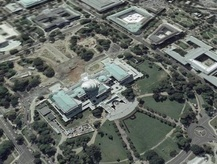
%> input picture HW3-Homography/data/wdc1.jpg, 217 x 164 px, shrunk from 400 x 302 before the run
$ octave testWarp.m   (GNU Octave 9; MATLAB toolbox functions it lacks are replaced by stand-ins)
%> lines starting %> are read from the running program, lines starting %| are printed output that depends on the picture
### HW3-Homography/M1522001000_HW3_2013-11415/matlab/computeH.m
function [H] = computeH(t1, t2)
%compute homography matrix H using least squre ||At - 0||
% output homography's Frobenius norm would be 0.
% t1, t2: 2XN matrix holding pairs of points.
    N = size(t1, 2);
    t1_add1 = [t1; ones(1, N)];
    % contsructing front of A
    A_f = zeros(2*N,6);
    for i=1:N
        t1_tmp = t1_add1(:,i)';
        A_f(2*i-1:2*i,:) = [t1_tmp, 0, 0, 0 ; 0, 0, 0, t1_tmp];
    end
    % constructing tail of A
    A_tmp = zeros(2*N, N);
    for i=1:N
        A_tmp(2*i-1:2*i,i) = t2(:,i);
    end
    A_t = -(A_tmp * t1_add1');
    % calculate eigenvector of A'A having smallest eigenvalue magnitude
    A = [A_f, A_t];
    target = A'*A;
    [h_hat d] = eigs(target, 1, 'sm');
    % normalization to have 0 frobenius norm
    H = reshape(h_hat, [3,3])';
    normf = norm(H, 'fro');
    if normf ~= 0
        H = H / norm(H, 'fro');
    end
end

### HW3-Homography/M1522001000_HW3_2013-11415/matlab/warpFrame.m
function [warp_wh, merge_wh, warp_rel, merge_rel] = warpFrame(img_mov, img_ref, H)
%make new frame for img warping according to H
    % compute warped vertex
    [h w] = size(img_mov(:, :, 1));
    vertex_mov = [1 w w 1; h h 1 1; 1 1 1 1];
    vertex_warp = H * vertex_mov;
    vertex_norm = zeros(2, 4);
    for i=1:4
        vertex_norm(:,i) = vertex_warp(1:2,i) / vertex_warp(3,i);
    end
    % construct warp frame
    warp_max = max(vertex_norm');
    warp_min = min(vertex_norm');
    warp_wh = int64(warp_max - warp_min);
    warp_rel = [1 1] - warp_min;

    % contsruct merge frame
    [h w] = size(img_ref(:, :, 1));
    vertex_ref = [1 w w 1; h h 1 1];
    vertex_total = [vertex_norm vertex_ref];
    merge_max = max(vertex_total');
    merge_min = min(vertex_total');
    merge_wh = int64(merge_max - merge_min);

    merge_rel = int64([1 1] - merge_min);
end

### HW3-Homography/M1522001000_HW3_2013-11415/matlab/warpImage.m
function [Iwarp, Imerge] = warpImage(Iin, Iref, H)
%warping image
%   Iin: input image
%   Iref: reference image
%   H: Homography
%   Iwarp: img that input image warped to be in the frame of ref img.
%   Imerge: a single mosaci image with a larger filed of view.
    % construct frame
    [warp_wh, merge_wh, warp_rel, merge_rel] = warpFrame(Iin, Iref, H);
    Iwarp = zeros(warp_wh(2), warp_wh(1), 3);
    Imerge = zeros(merge_wh(2), merge_wh(1), 3);
    H_pinv = pinv(H);

    % fill warp image
    [h w] = size(Iin(:,:,1));
    for i=1:warp_wh(2)
        for j=1:warp_wh(1)
            cord_orig = H_pinv * double([j - warp_rel(1);i - warp_rel(2);1]);
            cord_norm = cord_orig(1:2) / cord_orig(3);
            if (cord_norm(1) < 1) || (cord_norm(1) > w) || (cord_norm(2) < 1) || (cord_norm(2) > h)
                Iwarp(i,j,:) = 0;
            else
                Iwarp(i,j,:) = Iin(uint64(cord_norm(2)), uint64(cord_norm(1)), :);
            end
        end
    end
    % normalize matrix
    pixels = size(Iwarp(:,:,1),1) * size(Iwarp(:,:,1),2);
    Iwarp(:,:,1) = Iwarp(:,:,1) ./ max(reshape(Iwarp(:,:,1),[1 pixels]));
    Iwarp(:,:,2) = Iwarp(:,:,2) ./ max(reshape(Iwarp(:,:,2),[1 pixels]));
    Iwarp(:,:,3) = Iwarp(:,:,3) ./ max(reshape(Iwarp(:,:,3),[1 pixels]));

    % fill merge image
    [h w] = size(Iin(:,:,1));
    [h_r w_r] = size(Iref(:,:,1));
    for i=1:merge_wh(2)
        for j=1:merge_wh(1)
            if (i > merge_rel(2)) && (i <= merge_rel(2) + h_r) && (j > merge_rel(1)) && (j <= merge_rel(1) + w_r)
                Imerge(i,j,:) = Iref(i - merge_rel(2), j - merge_rel(1), :);
            else
                cord_orig = H_pinv * double([j - merge_rel(1);i - merge_rel(2);1]);
                cord_norm = cord_orig(1:2) / cord_orig(3);
                if (cord_norm(1) < 1) || (cord_norm(1) > w) || (cord_norm(2) < 1) || (cord_norm(2) > h)
                    Imerge(i,j,:) = 0;
                else
                    Imerge(i,j,:) = Iin(uint64(cord_norm(2)), uint64(cord_norm(1)), :);
                end
            end
        end
    end
    % normalize matrix
    pixels = size(Imerge(:,:,1),1) * size(Imerge(:,:,1),2);
    Imerge(:,:,1) = Imerge(:,:,1) ./ max(reshape(Imerge(:,:,1),[1 pixels]));
    Imerge(:,:,2) = Imerge(:,:,2) ./ max(reshape(Imerge(:,:,2),[1 pixels]));
    Imerge(:,:,3) = Imerge(:,:,3) ./ max(reshape(Imerge(:,:,3),[1 pixels]));
end

### HW3-Homography/M1522001000_HW3_2013-11415/matlab/testWarp.m
% testing warpImage for wdc
wdc1 = imread('wdc1.jpg');
%> wdc1 is the input picture: size 164x217x3 uint8; mean R, G, B 99.9, 105.4, 99.9
wdc2 = imread('wdc2.jpg');
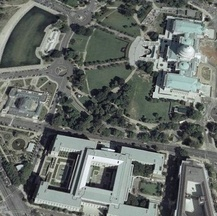
%> input picture HW3-Homography/data/wdc2.jpg, 217 x 216 px, shrunk from 400 x 399 before the run
%> wdc2 is the input picture: size 216x217x3 uint8; mean R, G, B 103.2, 108.7, 104.2
load ./points.mat
H_wdc = computeH(points1', points2');

%%
Iin = wdc1;
Iref = wdc2;
H = H_wdc;

    [warp_wh, merge_wh, warp_rel, merge_rel] = warpFrame(Iin, Iref, H);
%> in warpFrame, `[h w] = size(img_mov(:, :, 1));`: h = 164; w = 217
%> in warpFrame, `vertex_mov = [1 w w 1; h h 1 1; 1 1 1 1];`: vertex_mov = [1 217 217 1; 164 164 1 1; 1 1 1 1]
%> in warpFrame, `vertex_warp = H * vertex_mov;`: vertex_warp = [-0.943 -0.53 -0.565 -0.978; -0.0323 -0.214 -0.382 -0.2; -0.00212 -0.00178 -0.000868 -0.00121]
%> after the loop in warpFrame, `for i=1:4`: vertex_norm = [443.9 297.3 650.6 808.5; 15.19 120 439.7 165.4]
%> in warpFrame, `warp_max = max(vertex_norm');`: warp_max = [808.5 439.7]
%> in warpFrame, `warp_min = min(vertex_norm');`: warp_min = [297.3 15.19]
%> in warpFrame, `warp_wh = int64(warp_max - warp_min);`: warp_wh = [511 424]
%> in warpFrame, `warp_rel = [1 1] - warp_min;`: warp_rel = [-296.3 -14.19]
%> in warpFrame, `[h w] = size(img_ref(:, :, 1));`: h = 216
%> in warpFrame, `vertex_ref = [1 w w 1; h h 1 1];`: vertex_ref = [1 217 217 1; 216 216 1 1]
%> in warpFrame, `vertex_total = [vertex_norm vertex_ref];`: vertex_total = [443.9 297.3 650.6 808.5 1 217 217 1; 15.19 120 439.7 165.4 216 216 1 1]
%> in warpFrame, `merge_max = max(vertex_total');`: merge_max = [808.5 439.7]
%> in warpFrame, `merge_min = min(vertex_total');`: merge_min = [1 1]
%> in warpFrame, `merge_wh = int64(merge_max - merge_min);`: merge_wh = [808 439]
%> in warpFrame, `merge_rel = int64([1 1] - merge_min);`: merge_rel = [0 0]
%> warp_wh = [511 424]; merge_wh = [808 439]; warp_rel = [-296.3 -14.19]; merge_rel = [0 0]
    Iwarp = zeros(warp_wh(2), warp_wh(1), 3);
%> Iwarp: size 424x511x3 double; every value is 0
    Imerge = zeros(merge_wh(2), merge_wh(1), 3);
%> Imerge: size 439x808x3 double; every value is 0
    H_pinv = pinv(H);

    % fill warp image
    [h w] = size(Iin(:,:,1));
%> h = 164; w = 217
    for i=1:warp_wh(2)
        for j=1:warp_wh(1)
            cord_orig = H_pinv * double([j - warp_rel(1);i - warp_rel(2);1]);
            cord_norm = cord_orig(1:2) / cord_orig(3);
            if (cord_norm(1) < 1) || (cord_norm(1) > w) || (cord_norm(2) < 1) || (cord_norm(2) > h)
                Iwarp(i,j,:) = 0;
            else
                Iwarp(i,j,:) = Iin(uint64(cord_norm(2)), uint64(cord_norm(1)), :);
            end
        end
    end
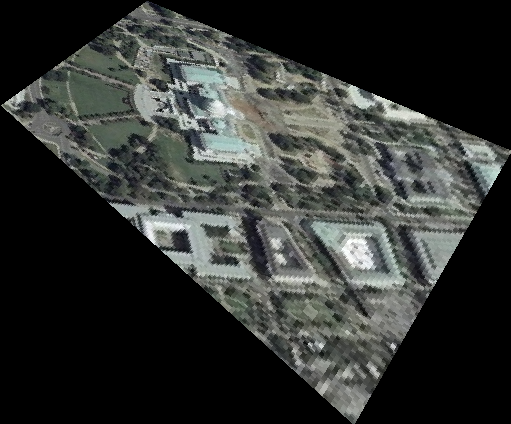
%> Iwarp: size 424x511x3 double; mean R, G, B 49.5, 51.9, 49.4
    % normalize matrix
    pixels = size(Iwarp(:,:,1),1) * size(Iwarp(:,:,1),2);
%> pixels = 216664
    Iwarp(:,:,1) = Iwarp(:,:,1) ./ max(reshape(Iwarp(:,:,1),[1 pixels]));
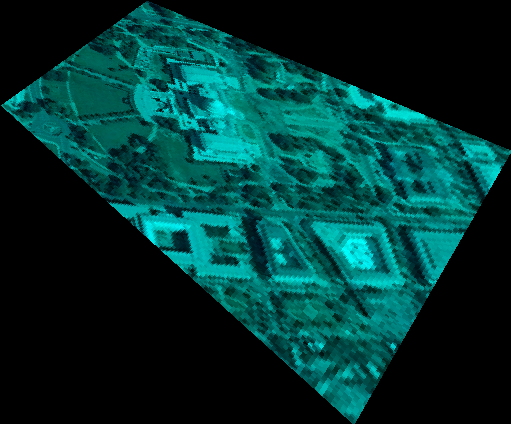
%> Iwarp: size 424x511x3 double; mean R, G, B 0.2, 51.9, 49.4
    Iwarp(:,:,2) = Iwarp(:,:,2) ./ max(reshape(Iwarp(:,:,2),[1 pixels]));
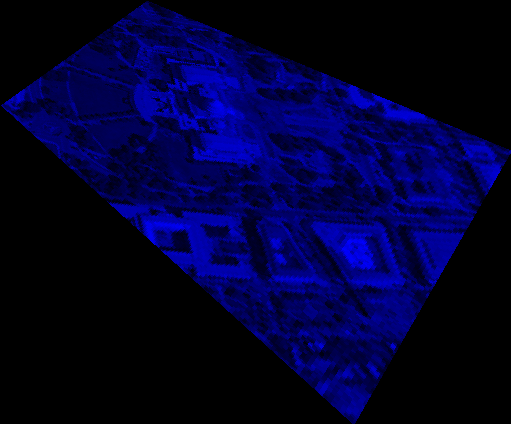
%> Iwarp: size 424x511x3 double; mean R, G, B 0.2, 0.2, 49.4
    Iwarp(:,:,3) = Iwarp(:,:,3) ./ max(reshape(Iwarp(:,:,3),[1 pixels]));

    % fill merge image
    [h w] = size(Iin(:,:,1));
    [h_r w_r] = size(Iref(:,:,1));
%> h_r = 216; w_r = 217
    for i=1:merge_wh(2)
        for j=1:merge_wh(1)
            if (i > merge_rel(2)) && (i <= merge_rel(2) + h_r) && (j > merge_rel(1)) && (j <= merge_rel(1) + w_r)
                Imerge(i,j,:) = Iref(i - merge_rel(2), j - merge_rel(1), :);
            else
                cord_orig = H_pinv * double([j - merge_rel(1);i - merge_rel(2);1]);
                cord_norm = cord_orig(1:2) / cord_orig(3);
                if (cord_norm(1) < 1) || (cord_norm(1) > w) || (cord_norm(2) < 1) || (cord_norm(2) > h)
                    Imerge(i,j,:) = 0;
                else
                    Imerge(i,j,:) = Iin(uint64(cord_norm(2)), uint64(cord_norm(1)), :);
                end
            end
        end
    end
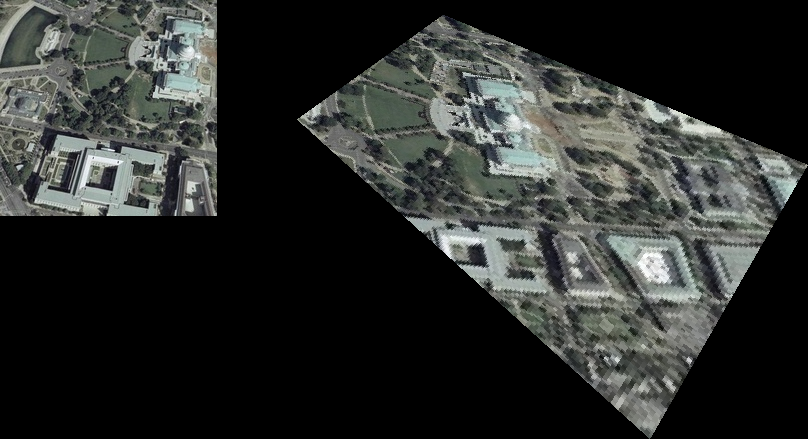
%> Imerge: size 439x808x3 double; mean R, G, B 43.9, 46.1, 44
%> after the loop, cord_norm = [166.5; -21.02]; cord_orig = [-201900.2; 25491.1; -1212.9]
    % normalize matrix
    pixels = size(Imerge(:,:,1),1) * size(Imerge(:,:,1),2);
%> pixels = 354712
    Imerge(:,:,1) = Imerge(:,:,1) ./ max(reshape(Imerge(:,:,1),[1 pixels]));
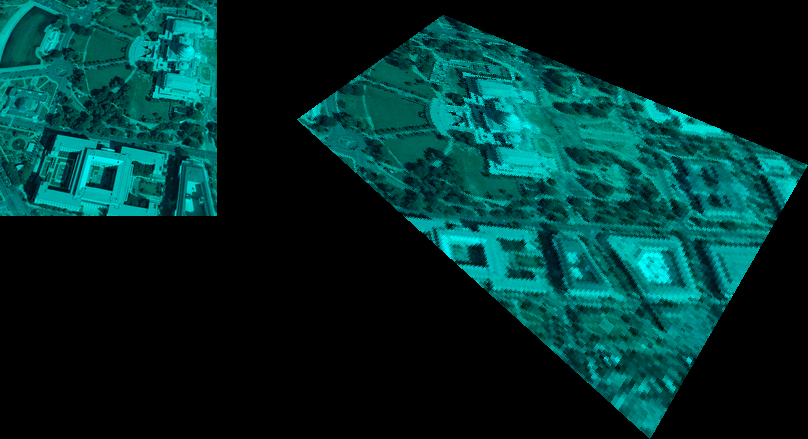
%> Imerge: size 439x808x3 double; mean R, G, B 0.2, 46.1, 44
    Imerge(:,:,2) = Imerge(:,:,2) ./ max(reshape(Imerge(:,:,2),[1 pixels]));
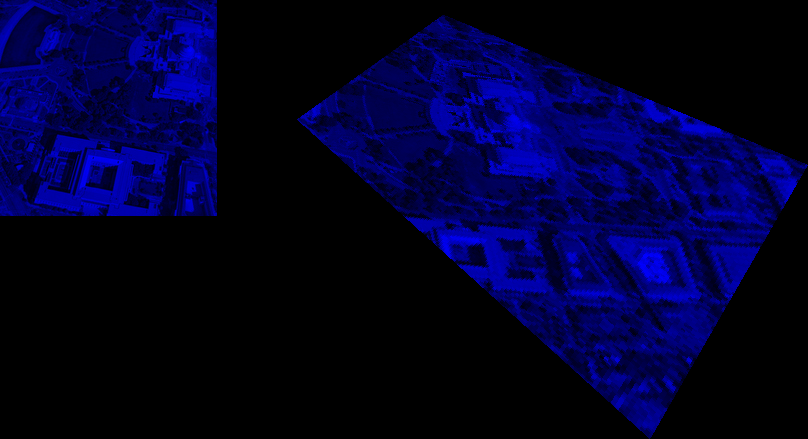
%> Imerge: size 439x808x3 double; mean R, G, B 0.2, 0.2, 44
    Imerge(:,:,3) = Imerge(:,:,3) ./ max(reshape(Imerge(:,:,3),[1 pixels]));
%%
wdc1 = imread('wdc1.jpg');
wdc2 = imread('wdc2.jpg');
load ./points.mat
H_wdc = computeH(points1', points2');

Iin = wdc1;
Iref = wdc2;
H = H_wdc;

    [warp_wh, merge_wh, warp_rel, merge_rel] = warpFrame(Iin, Iref, H);
    Iwarp = zeros(warp_wh(2), warp_wh(1), 3);
    Imerge = zeros(merge_wh(2), merge_wh(1), 3);
    H_pinv = pinv(H);

    % fill warp image
    [h w] = size(Iin(:,:,1));
    for i=1:int64(warp_wh(2))
        for j=1:int64(warp_wh(1))
            cord_orig = H_pinv * double([j - warp_rel(1);i - warp_rel(2);1]);
            cord_norm = cord_orig(1:2) / cord_orig(3);
            if (cord_norm(1) < 1) || (cord_norm(1) > w) || (cord_norm(2) < 1) || (cord_norm(2) > h)
                Iwarp(i,j,:) = 0;
            else
                Iwarp(i,j,:) = Iin(uint64(cord_norm(2)), uint64(cord_norm(1)), :);
            end
        end
    end
    tmp = Iwarp(:,:,1);

    %% normalize matrix
    pixels = size(Iwarp(:,:,1),1) * size(Iwarp(:,:,1),2);
%> pixels = 216664
    Iwarp(:,:,1) = Iwarp(:,:,1) ./ max(reshape(Iwarp(:,:,1),[1 pixels]));
    Iwarp(:,:,2) = Iwarp(:,:,2) ./ max(reshape(Iwarp(:,:,2),[1 pixels]));
    Iwarp(:,:,3) = Iwarp(:,:,3) ./ max(reshape(Iwarp(:,:,3),[1 pixels]));

    tmp = Iwarp(:,:,1);

%%
[Iwarp Imerge] = warpImage(wdc1, wdc2, H_wdc);
%> in warpImage, `[h w] = size(Iin(:,:,1));`: h = 164
%> in warpImage, `pixels = size(Iwarp(:,:,1),1) * size(Iwarp(:,:,1),2);`: pixels = 216664
%> in warpImage, `[h_r w_r] = size(Iref(:,:,1));`: h_r = 216; w_r = 217
%> (the run ends here)
